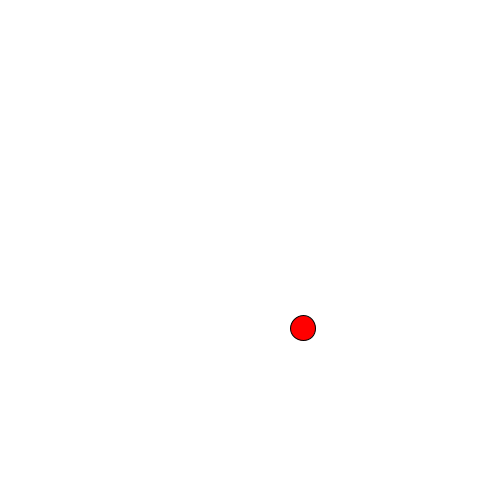
Frame 1 (no input)
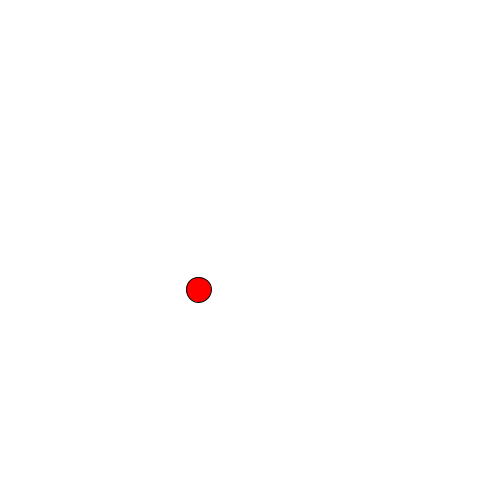
Frame 60 (the mouse pressed at the canvas centre just before this capture)
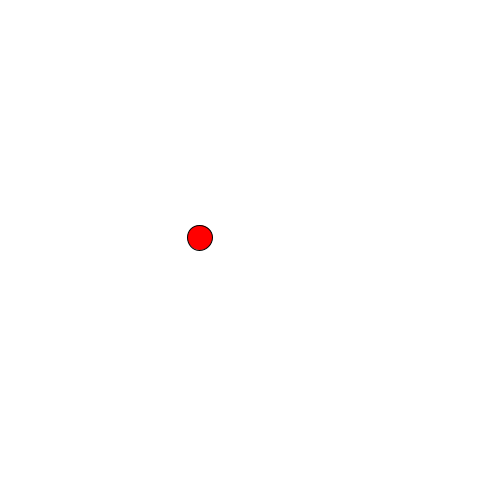
Frame 120 (the mouse held since frame 60 and released just before this capture)

The Processing sketch that drew these frames (run headless with seeded random() and noise(); from frame 60 on, the mouse is pressed at the canvas centre):

// Processing sketch: exercise_1_2
// ── exercise_1_2.pde
/* Exercise 1.2 */
// Student: Gusev Roman
// Group: FAF-222

// Convert Perlin Noise walker class 
// to using PVectors
Walker walker;
PVector locationBall = new PVector();

void setup() {
  size(500, 500);
  walker = new Walker(locationBall);
}

void draw() {
  background(255);
  walker.step();
  fill(255, 0, 0);
  circle(locationBall.x, locationBall.y, 25);
}

// ── Walker.pde
class Walker {
  PVector location;
  PVector time = new PVector();
 
  Walker(PVector location) {
    time.x = 0;
    time.y = 10000;
    
    this.location = location;
  }
  
  void step() {
    location.x = map(noise(time.x), 0, 1, 0, width);
    location.y = map(noise(time.y), 0, 1, 0, height);

    time.x += 0.01;
    time.y += 0.01;
  }
}
